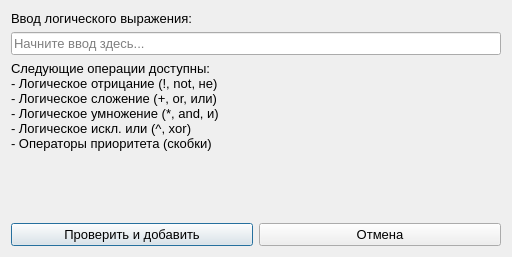
<?xml version="1.0" encoding="UTF-8"?>
<ui version="4.0">
 <class>Dialog</class>
 <widget class="QDialog" name="Dialog">
  <property name="geometry">
   <rect>
    <x>0</x>
    <y>0</y>
    <width>512</width>
    <height>257</height>
   </rect>
  </property>
  <property name="windowTitle">
   <string>Dialog</string>
  </property>
  <layout class="QVBoxLayout" name="verticalLayout" stretch="0,0,1,0">
   <item>
    <widget class="QLabel" name="label">
     <property name="font">
      <font>
       <pointsize>10</pointsize>
      </font>
     </property>
     <property name="text">
      <string>Ввод логического выражения:</string>
     </property>
    </widget>
   </item>
   <item>
    <widget class="QLineEdit" name="inputFunction">
     <property name="font">
      <font>
       <pointsize>10</pointsize>
      </font>
     </property>
     <property name="placeholderText">
      <string>Начните ввод здесь...</string>
     </property>
    </widget>
   </item>
   <item>
    <widget class="QLabel" name="label_2">
     <property name="font">
      <font>
       <pointsize>10</pointsize>
      </font>
     </property>
     <property name="text">
      <string>Следующие операции доступны:
- Логическое отрицание (!, not, не)
- Логическое сложение (+, or, или)
- Логическое умножение (*, and, и)
- Логическое искл. или (^, xor)
- Операторы приоритета (скобки)
</string>
     </property>
     <property name="textFormat">
      <enum>Qt::PlainText</enum>
     </property>
     <property name="alignment">
      <set>Qt::AlignLeading|Qt::AlignLeft|Qt::AlignTop</set>
     </property>
    </widget>
   </item>
   <item>
    <layout class="QHBoxLayout" name="horizontalLayout" stretch="1,1">
     <item>
      <widget class="QPushButton" name="buttonConfirm">
       <property name="font">
        <font>
         <pointsize>10</pointsize>
        </font>
       </property>
       <property name="focusPolicy">
        <enum>Qt::TabFocus</enum>
       </property>
       <property name="text">
        <string>Проверить и добавить</string>
       </property>
      </widget>
     </item>
     <item>
      <widget class="QPushButton" name="buttonCancel">
       <property name="font">
        <font>
         <pointsize>10</pointsize>
        </font>
       </property>
       <property name="text">
        <string>Отмена</string>
       </property>
      </widget>
     </item>
    </layout>
   </item>
  </layout>
 </widget>
 <resources/>
 <connections/>
</ui>
